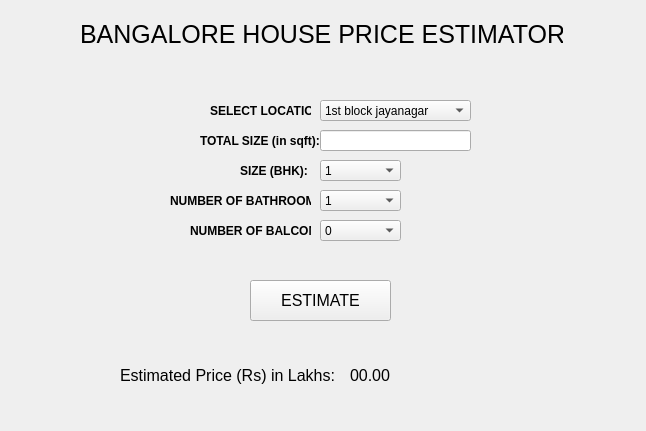
<?xml version="1.0" encoding="UTF-8"?>
<ui version="4.0">
 <class>MainWindow</class>
 <widget class="QMainWindow" name="MainWindow">
  <property name="geometry">
   <rect>
    <x>0</x>
    <y>0</y>
    <width>646</width>
    <height>431</height>
   </rect>
  </property>
  <property name="maximumSize">
   <size>
    <width>646</width>
    <height>431</height>
   </size>
  </property>
  <property name="windowTitle">
   <string>Bangalore House Price Estimation</string>
  </property>
  <property name="windowIcon">
   <iconset resource="images.qrc">
    <normaloff>:/windowIcon/Home-icon.png</normaloff>:/windowIcon/Home-icon.png</iconset>
  </property>
  <widget class="QWidget" name="centralwidget">
   <widget class="QLabel" name="title">
    <property name="geometry">
     <rect>
      <x>80</x>
      <y>20</y>
      <width>483</width>
      <height>28</height>
     </rect>
    </property>
    <property name="font">
     <font>
      <family>MS Sans Serif</family>
      <pointsize>19</pointsize>
     </font>
    </property>
    <property name="text">
     <string>BANGALORE HOUSE PRICE ESTIMATOR</string>
    </property>
   </widget>
   <widget class="QLabel" name="locationLbl">
    <property name="geometry">
     <rect>
      <x>210</x>
      <y>90</y>
      <width>101</width>
      <height>41</height>
     </rect>
    </property>
    <property name="font">
     <font>
      <weight>75</weight>
      <bold>true</bold>
     </font>
    </property>
    <property name="text">
     <string>SELECT LOCATION:</string>
    </property>
   </widget>
   <widget class="QComboBox" name="location">
    <property name="geometry">
     <rect>
      <x>320</x>
      <y>100</y>
      <width>151</width>
      <height>21</height>
     </rect>
    </property>
    <item>
     <property name="text">
      <string>1st block jayanagar</string>
     </property>
    </item>
    <item>
     <property name="text">
      <string>1st phase jp nagar</string>
     </property>
    </item>
    <item>
     <property name="text">
      <string>2nd phase judicial layout</string>
     </property>
    </item>
   </widget>
   <widget class="QLabel" name="bhlLbl">
    <property name="geometry">
     <rect>
      <x>240</x>
      <y>150</y>
      <width>71</width>
      <height>41</height>
     </rect>
    </property>
    <property name="font">
     <font>
      <weight>75</weight>
      <bold>true</bold>
     </font>
    </property>
    <property name="text">
     <string>SIZE (BHK):</string>
    </property>
   </widget>
   <widget class="QComboBox" name="bhk">
    <property name="geometry">
     <rect>
      <x>320</x>
      <y>160</y>
      <width>81</width>
      <height>21</height>
     </rect>
    </property>
    <item>
     <property name="text">
      <string>1</string>
     </property>
    </item>
    <item>
     <property name="text">
      <string>2</string>
     </property>
    </item>
    <item>
     <property name="text">
      <string>3</string>
     </property>
    </item>
    <item>
     <property name="text">
      <string>4</string>
     </property>
    </item>
    <item>
     <property name="text">
      <string>5</string>
     </property>
    </item>
    <item>
     <property name="text">
      <string>6</string>
     </property>
    </item>
    <item>
     <property name="text">
      <string>7</string>
     </property>
    </item>
    <item>
     <property name="text">
      <string>8</string>
     </property>
    </item>
   </widget>
   <widget class="QLabel" name="totalSizeLbl">
    <property name="geometry">
     <rect>
      <x>200</x>
      <y>120</y>
      <width>121</width>
      <height>41</height>
     </rect>
    </property>
    <property name="font">
     <font>
      <weight>75</weight>
      <bold>true</bold>
     </font>
    </property>
    <property name="text">
     <string>TOTAL SIZE (in sqft):</string>
    </property>
   </widget>
   <widget class="QComboBox" name="bath">
    <property name="geometry">
     <rect>
      <x>320</x>
      <y>190</y>
      <width>81</width>
      <height>21</height>
     </rect>
    </property>
    <item>
     <property name="text">
      <string>1</string>
     </property>
    </item>
    <item>
     <property name="text">
      <string>2</string>
     </property>
    </item>
    <item>
     <property name="text">
      <string>3</string>
     </property>
    </item>
    <item>
     <property name="text">
      <string>4</string>
     </property>
    </item>
    <item>
     <property name="text">
      <string>5</string>
     </property>
    </item>
    <item>
     <property name="text">
      <string>6</string>
     </property>
    </item>
    <item>
     <property name="text">
      <string>7</string>
     </property>
    </item>
    <item>
     <property name="text">
      <string>8</string>
     </property>
    </item>
   </widget>
   <widget class="QLabel" name="bhlLbl_2">
    <property name="geometry">
     <rect>
      <x>170</x>
      <y>180</y>
      <width>141</width>
      <height>41</height>
     </rect>
    </property>
    <property name="font">
     <font>
      <weight>75</weight>
      <bold>true</bold>
     </font>
    </property>
    <property name="text">
     <string>NUMBER OF BATHROOMS:</string>
    </property>
   </widget>
   <widget class="QComboBox" name="balcony">
    <property name="geometry">
     <rect>
      <x>320</x>
      <y>220</y>
      <width>81</width>
      <height>21</height>
     </rect>
    </property>
    <item>
     <property name="text">
      <string>0</string>
     </property>
    </item>
    <item>
     <property name="text">
      <string>1</string>
     </property>
    </item>
    <item>
     <property name="text">
      <string>2</string>
     </property>
    </item>
    <item>
     <property name="text">
      <string>3</string>
     </property>
    </item>
    <item>
     <property name="text">
      <string>4</string>
     </property>
    </item>
    <item>
     <property name="text">
      <string>5</string>
     </property>
    </item>
    <item>
     <property name="text">
      <string>6</string>
     </property>
    </item>
    <item>
     <property name="text">
      <string>7</string>
     </property>
    </item>
    <item>
     <property name="text">
      <string>8</string>
     </property>
    </item>
   </widget>
   <widget class="QLabel" name="bhlLbl_3">
    <property name="geometry">
     <rect>
      <x>190</x>
      <y>210</y>
      <width>121</width>
      <height>41</height>
     </rect>
    </property>
    <property name="font">
     <font>
      <weight>75</weight>
      <bold>true</bold>
     </font>
    </property>
    <property name="text">
     <string>NUMBER OF BALCONY:</string>
    </property>
   </widget>
   <widget class="QPushButton" name="estimateBtn">
    <property name="geometry">
     <rect>
      <x>250</x>
      <y>280</y>
      <width>141</width>
      <height>41</height>
     </rect>
    </property>
    <property name="font">
     <font>
      <family>MS Sans Serif</family>
      <pointsize>12</pointsize>
     </font>
    </property>
    <property name="text">
     <string>ESTIMATE</string>
    </property>
   </widget>
   <widget class="QLabel" name="bgImage">
    <property name="geometry">
     <rect>
      <x>-110</x>
      <y>-30</y>
      <width>841</width>
      <height>571</height>
     </rect>
    </property>
    <property name="text">
     <string/>
    </property>
    <property name="pixmap">
     <pixmap resource="images.qrc">:/bgImage/cityscape-clipart-flat-art-2.png</pixmap>
    </property>
    <property name="scaledContents">
     <bool>true</bool>
    </property>
   </widget>
   <widget class="QLineEdit" name="totalSize">
    <property name="geometry">
     <rect>
      <x>320</x>
      <y>130</y>
      <width>151</width>
      <height>21</height>
     </rect>
    </property>
   </widget>
   <widget class="QLabel" name="label1">
    <property name="geometry">
     <rect>
      <x>120</x>
      <y>360</y>
      <width>221</width>
      <height>31</height>
     </rect>
    </property>
    <property name="font">
     <font>
      <pointsize>12</pointsize>
     </font>
    </property>
    <property name="text">
     <string>Estimated Price (Rs) in Lakhs:</string>
    </property>
   </widget>
   <widget class="QLabel" name="predictedPrice">
    <property name="geometry">
     <rect>
      <x>350</x>
      <y>360</y>
      <width>181</width>
      <height>31</height>
     </rect>
    </property>
    <property name="font">
     <font>
      <pointsize>12</pointsize>
     </font>
    </property>
    <property name="text">
     <string>00.00</string>
    </property>
    <property name="scaledContents">
     <bool>true</bool>
    </property>
    <property name="wordWrap">
     <bool>true</bool>
    </property>
   </widget>
   <zorder>bgImage</zorder>
   <zorder>title</zorder>
   <zorder>locationLbl</zorder>
   <zorder>location</zorder>
   <zorder>bhlLbl</zorder>
   <zorder>bhk</zorder>
   <zorder>totalSizeLbl</zorder>
   <zorder>bath</zorder>
   <zorder>bhlLbl_2</zorder>
   <zorder>balcony</zorder>
   <zorder>bhlLbl_3</zorder>
   <zorder>estimateBtn</zorder>
   <zorder>totalSize</zorder>
   <zorder>label1</zorder>
   <zorder>predictedPrice</zorder>
  </widget>
 </widget>
 <resources>
  <include location="images.qrc"/>
 </resources>
 <connections/>
</ui>
